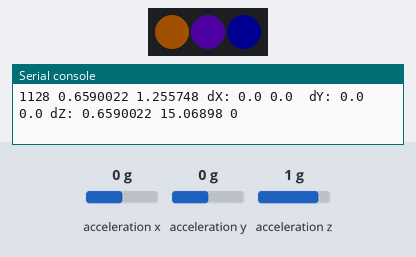
Bench run of a program on a simulated pyboard running MicroPython. Parts: 3 RGB LEDs in strip order, left to right, the last lines printed to the serial console. Inputs (shaded band) come from the test bench; at power-on: acceleration z 1 g, acceleration x 0 g, acceleration y 0 g. Dim RGB values are drawn brighter than linear; files the program writes start out absent; library files of the repository ran but are not shown: ws2812.py.

Above: at 1.2 s.
1.3 s: acceleration z set to 0.7 g
4.3 s: acceleration z set to 0.4 g
5.8 s: acceleration z set to -1.4 g
At 6.9 s:
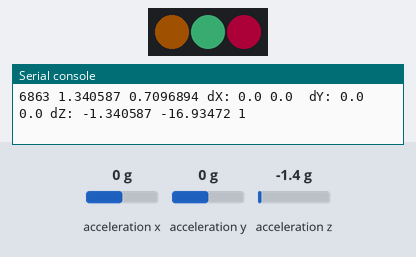
7.7 s: acceleration z set to 1.4 g
At 8.7 s:
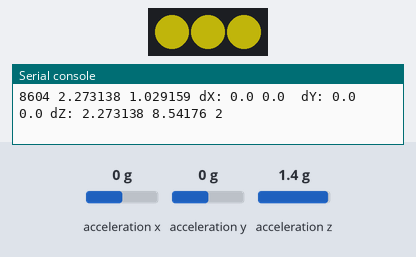
10.7 s: acceleration z set to -1.4 g
At 11.11 s:
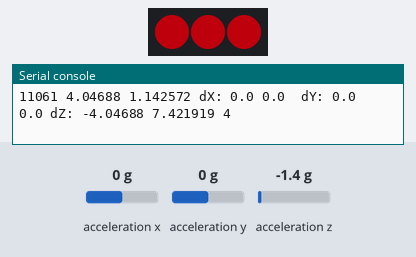
Timing chart, 0 to 32.9 s (numbered marks = the images above; inputs shaded):
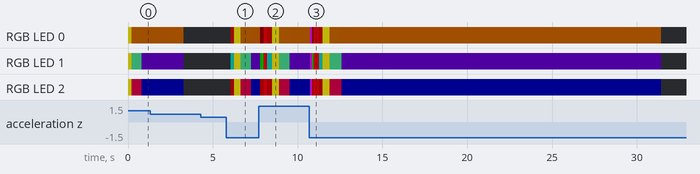

The program:

main.py
```python
# main.py -- put your code here!
from ws2812 import WS2812
import pyb
import time

data = [
    (0, 0, 0),
    (0, 0, 0),
    (0, 0, 0),
    (0, 0, 0),
    (0, 0, 0),
    (0, 0, 0),
    (0, 0, 0)
]

palette = [
	(128, 255, 0),   #0
	(0,   255, 128), #1
	(0,   255, 255), #2
	(0,   128, 255), #3
	(0,   0,   255), #4
	(128, 0,   255), #5
	(255, 0,   255), #6
	(255, 0,   128), #7
	(255, 0,   0),   #8
	(255, 128, 0),   #9
	(255, 255, 0),   #10
]


chain = WS2812(spi_bus=1, led_count=7)
accel = pyb.Accel()
events = []

#const
alpha = 0.1
max_acc = 10
illum_ind = 0.2

mea_delay_ms            = 100    #100us
mea_averaging_time_ms   = 30000   #5 seconds
x = 0
filt_x = 0
filt_y = 0
filt_z = 0
prev_filt_x = 0
prev_filt_y = 0
prev_filt_z = 0

col_index = 0

f = open('log.txt', 'w')
f.write('time, x, filt_x, y, filt_y, z, filt_z, cold_index\n')

print (len(palette))

while True:
    x = accel.x()
    y = accel.y()
    z = accel.z()

    prev_filt_x = filt_x
    filt_x = prev_filt_x + alpha * (x - prev_filt_x)
    dx = filt_x - prev_filt_x

    prev_filt_y = filt_y
    filt_y = prev_filt_y + alpha * (y - prev_filt_y)
    dy = filt_y - prev_filt_y

    prev_filt_z = filt_z
    filt_z = prev_filt_z + alpha * (z - prev_filt_z)
    dz = filt_z - prev_filt_z

    v = abs(dx) + abs(dy) + abs(dz)
    v = min(max_acc, v)                                        # cutting tops

    col_index = int(v * len(palette) // max_acc)
    col_index = min(len(palette)-1, col_index)

    events.append( (v, dx, filt_x, dy, filt_y, dz, filt_z) )
    if len(events) >  mea_averaging_time_ms // mea_delay_ms:    # don't exceed 30 seconds
    	events.pop(0)

    #print([x[0] for x in events])
    v_avg = sum([x[0] for x in events]) / float(len(events))

    print (time.ticks_ms(), v, v_avg, "dX:", dx, filt_x, " dY:", dy, filt_y, "dZ:", dz, filt_z, col_index)
    f.write("{0},{1},{2},{3},{4},{5},{6},{7}\n".format(time.ticks_ms(), x, filt_x, y, filt_y, z, filt_z, col_index))

    p = palette[col_index]
    if v_avg > 0.5:
    	illum_co = illum_ind
    else:
    	illum_co = 0

    pixel = (int(p[0] * illum_co), int(p[1] * illum_co), int(p[2] * illum_co))
    for i in range(len(data)):
        data[i] = pixel
        #print(data[i])

    chain.show(data)
    pyb.delay(mea_delay_ms)


f.close()
```

Measured:
- after the input at 5.8 s, RGB LED 0: off → RGB(32, 2, 0) after 0.25 s, → RGB(85, 80, 5) 0.20 s later, → RGB(32, 16, 0) 0.41 s later, → RGB(33, 16, 0) 0.61 s later; RGB LED 1: off → RGB(2, 35, 32) after 0.25 s, → RGB(85, 80, 5) 0.20 s later, → RGB(16, 49, 32) 0.41 s later, → RGB(16, 0, 33) 0.61 s later
